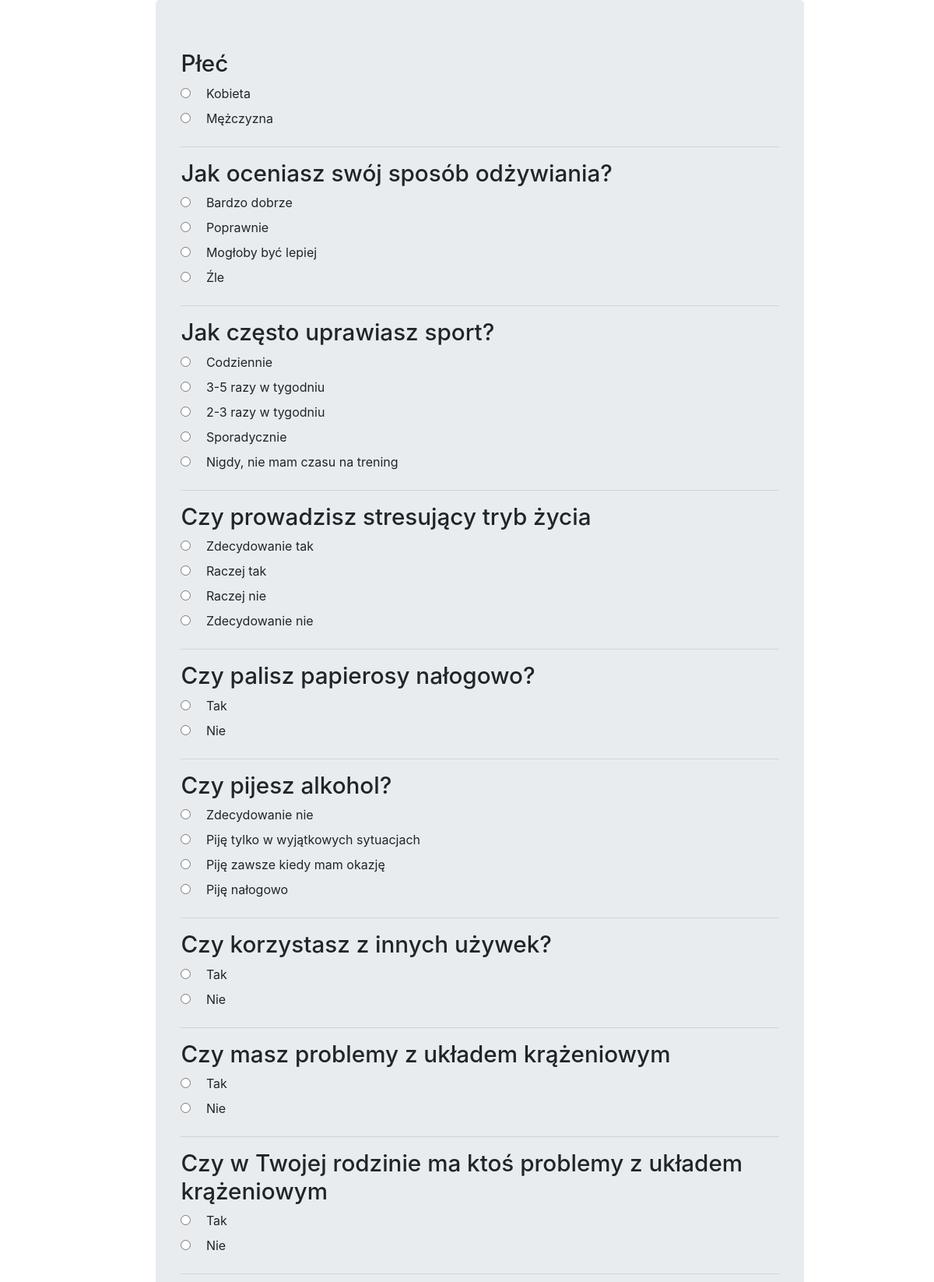
The page / (upper part) on the database its author committed.
### tables this page shows
CREATE TABLE pytania(id integer primary key,trescPytania varchar(100));

CREATE TABLE odpowiedzi(id integer primary key, idPytania integer, trescOdpowiedzi varchar(30), wagaOdpowiedzi integer );

### aplikacja.py (the view)
@aplikacja.route("/")
def stronaStartowa():
    with aplikacja.app_context():
        db = get_db()
        c = db.cursor()
        c.execute("SELECT * FROM pytania")
        wynik = c.fetchall()
        pytania = []
        for x in wynik:
            pytanie = dict(x)
            c.execute("SELECT * FROM odpowiedzi WHERE idPytania=" + str(pytanie['id']))
            odpowwiedzi = c.fetchall()
            doDodania = {'ans': pytanie['trescPytania'], 'odp': []}
            for o in odpowwiedzi:
                odpoSl = dict(o)
                doDodania['odp'].append(odpoSl['trescOdpowiedzi'])
            pytania.append(doDodania)
        return render_template('ankietaStrona.html',listapytan=pytania)

### aplikacja.py (called while the page is built)
def get_db():
    db = getattr(g, '_database', None)
    if db is None:
        db = g._database = sqlite3.connect(DATABASE)
        db.row_factory = sqlite3.Row
    return db

### templates/ankietaStrona.html (shortened to what this page needs)
{% extends 'baza.html' %}
{% block body %}
<div class="container">
     <div class="jumbotron wezszy" >
         <form action="/wyslijDane" method="post">
            <form id="ankieta" class="form-horizontal">
                {% for p in listapytan %}
                <div class="form-group">
                    <h1 style="font-size:185%;"> {{p.ans}} </h1>
                    {% if  not p.odp %}
                        <input class="form-control" name="{{p.ans}}" type="text">
                    {% else %}
                        {% for o in p.odp %}
                             <div class="radio">
                                  <input class="odstep" type="radio" name="{{p.ans}}" id="{{o}}" value="{{o}}">
                                 <label for="{{o}}">{{o}}</label>
                             </div>
                         {%endfor%}
                    {% endif %}
                <hr>
                </div>
                 {%endfor%}
             </form>
         </form>
     </div>
</div>
{%endblock%}

### templates/baza.html (shortened to what this page needs)
<!DOCTYPE html>
<html lang="en">
<head>
    <link rel="stylesheet" href="https://maxcdn.bootstrapcdn.com/bootstrap/4.0.0/css/bootstrap.min.css">
</head>
<body>
    {% block body %}
    {% endblock %}
</body>
</html>

### templates/ankietaStrona.html (style rules this page uses)
.odstep { margin-right: 15px; }
.wezszy { width: 75%; margin-left: 14%; }

### rows shown on the page
pytania: ans "Płeć"
odpowiedzi: trescOdpowiedzi "Kobieta"
odpowiedzi: trescOdpowiedzi "Mężczyzna"
pytania: ans "Jak oceniasz swój sposób odżywiania?"
odpowiedzi: trescOdpowiedzi "Bardzo dobrze"
odpowiedzi: trescOdpowiedzi "Poprawnie"
odpowiedzi: trescOdpowiedzi "Mogłoby być lepiej"
odpowiedzi: trescOdpowiedzi "Źle"
pytania: ans "Jak często uprawiasz sport?"
odpowiedzi: trescOdpowiedzi "Codziennie"
odpowiedzi: trescOdpowiedzi "3-5 razy w tygodniu"
odpowiedzi: trescOdpowiedzi "2-3 razy w tygodniu"
odpowiedzi: trescOdpowiedzi "Sporadycznie"
odpowiedzi: trescOdpowiedzi "Nigdy, nie mam czasu na trening"
pytania: ans "Czy prowadzisz stresujący tryb życia"
odpowiedzi: trescOdpowiedzi "Zdecydowanie tak"
odpowiedzi: trescOdpowiedzi "Raczej tak"
odpowiedzi: trescOdpowiedzi "Raczej nie"
odpowiedzi: trescOdpowiedzi "Zdecydowanie nie"
pytania: ans "Czy palisz papierosy nałogowo?"
odpowiedzi: trescOdpowiedzi "Tak"
odpowiedzi: trescOdpowiedzi "Nie"
pytania: ans "Czy pijesz alkohol?"
odpowiedzi: trescOdpowiedzi "Zdecydowanie nie"
odpowiedzi: trescOdpowiedzi "Piję tylko w wyjątkowych sytuacjach"
odpowiedzi: trescOdpowiedzi "Piję zawsze kiedy mam okazję"
odpowiedzi: trescOdpowiedzi "Piję nałogowo"
pytania: ans "Czy korzystasz z innych używek?"
odpowiedzi: trescOdpowiedzi "Tak"
odpowiedzi: trescOdpowiedzi "Nie"
pytania: ans "Czy masz problemy z układem krążeniowym"
odpowiedzi: trescOdpowiedzi "Tak"
odpowiedzi: trescOdpowiedzi "Nie"
pytania: ans "Czy w Twojej rodzinie ma ktoś problemy z układem krążeniowym"
odpowiedzi: trescOdpowiedzi "Tak"
odpowiedzi: trescOdpowiedzi "Nie"
